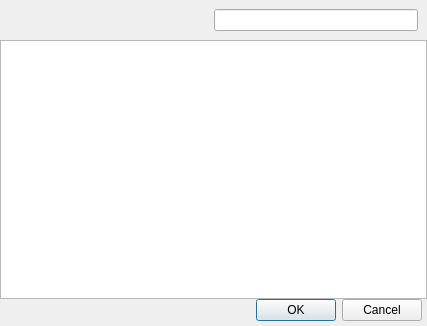
<?xml version="1.0" encoding="UTF-8"?>
<ui version="4.0">
 <class>FilesetDependencyChooser</class>
 <widget class="QDialog" name="FilesetDependencyChooser">
  <property name="geometry">
   <rect>
    <x>0</x>
    <y>0</y>
    <width>427</width>
    <height>326</height>
   </rect>
  </property>
  <property name="windowTitle">
   <string>Choose a dependency fileset</string>
  </property>
  <layout class="QVBoxLayout" name="verticalLayout">
   <property name="spacing">
    <number>0</number>
   </property>
   <property name="leftMargin">
    <number>0</number>
   </property>
   <property name="topMargin">
    <number>0</number>
   </property>
   <property name="rightMargin">
    <number>0</number>
   </property>
   <property name="bottomMargin">
    <number>0</number>
   </property>
   <item>
    <widget class="ViewSearchHeader" name="widget" native="true">
     <layout class="QHBoxLayout" name="horizontalLayout">
      <item>
       <spacer name="horizontalSpacer">
        <property name="orientation">
         <enum>Qt::Horizontal</enum>
        </property>
        <property name="sizeHint" stdset="0">
         <size>
          <width>194</width>
          <height>20</height>
         </size>
        </property>
       </spacer>
      </item>
      <item>
       <widget class="SearchLineEdit" name="searchEdit"/>
      </item>
     </layout>
    </widget>
   </item>
   <item>
    <widget class="StyledTreeView" name="filesetView">
     <property name="editTriggers">
      <set>QAbstractItemView::NoEditTriggers</set>
     </property>
    </widget>
   </item>
   <item>
    <layout class="QHBoxLayout" name="horizontalLayout_2">
     <property name="rightMargin">
      <number>5</number>
     </property>
     <property name="bottomMargin">
      <number>5</number>
     </property>
     <item>
      <widget class="QDialogButtonBox" name="buttonBox">
       <property name="orientation">
        <enum>Qt::Horizontal</enum>
       </property>
       <property name="standardButtons">
        <set>QDialogButtonBox::Cancel|QDialogButtonBox::Ok</set>
       </property>
      </widget>
     </item>
    </layout>
   </item>
  </layout>
 </widget>
 <customwidgets>
  <customwidget>
   <class>StyledTreeView</class>
   <extends>QTreeView</extends>
   <header>FileWaveGuiLib/styledviews/styledtreeview.h</header>
  </customwidget>
  <customwidget>
   <class>SearchLineEdit</class>
   <extends>QLineEdit</extends>
   <header>FileWaveGuiLib/searchlineedit/searchlineedit.h</header>
  </customwidget>
  <customwidget>
   <class>ViewSearchHeader</class>
   <extends>QWidget</extends>
   <header>FileWaveGuiLib/searchheader/ViewSearchHeader.h</header>
   <container>1</container>
  </customwidget>
 </customwidgets>
 <resources/>
 <connections>
  <connection>
   <sender>buttonBox</sender>
   <signal>accepted()</signal>
   <receiver>FilesetDependencyChooser</receiver>
   <slot>accept()</slot>
   <hints>
    <hint type="sourcelabel">
     <x>248</x>
     <y>254</y>
    </hint>
    <hint type="destinationlabel">
     <x>157</x>
     <y>274</y>
    </hint>
   </hints>
  </connection>
  <connection>
   <sender>buttonBox</sender>
   <signal>rejected()</signal>
   <receiver>FilesetDependencyChooser</receiver>
   <slot>reject()</slot>
   <hints>
    <hint type="sourcelabel">
     <x>316</x>
     <y>260</y>
    </hint>
    <hint type="destinationlabel">
     <x>286</x>
     <y>274</y>
    </hint>
   </hints>
  </connection>
 </connections>
</ui>
